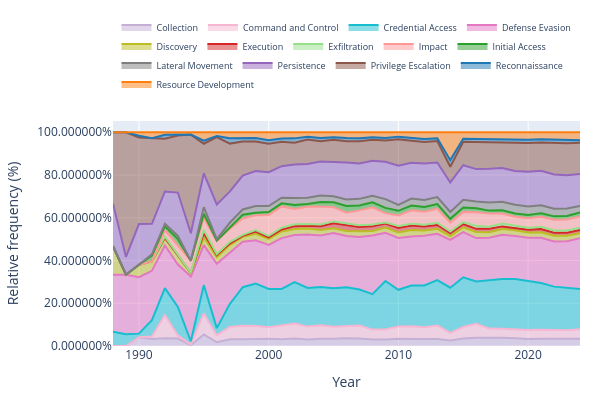

The code cell stored with this chart in its notebook:
### Markdown cell above
### A.3.3 ATT&CK technique distribution within CVEs over the years

### Code cell
import pandas as pd
import numpy as np
import plotly.express as px
import ast

# Assume the dataframe 'df' is already loaded and prepared

# Step 1: Check and ensure attack_tactic column contains lists
def ensure_list_format(x):
    if isinstance(x, str):
        try:
            return ast.literal_eval(x)
        except (ValueError, SyntaxError):
            return x  # Return as-is if it's already a valid string or list
    elif isinstance(x, list):
        return x  # Return as-is if it's already a list
    else:
        return np.nan  # Set invalid values to NaN

df['attack_tactic'] = df['attack_tactic'].apply(ensure_list_format)

# Step 2: Drop rows with NaN in attack_tactic and make a copy to avoid the SettingWithCopyWarning
df_non_null = df.dropna(subset=['attack_tactic']).copy()

# Step 3: Extract the year from the published_date column using .loc[] to avoid the warning
df_non_null.loc[:, 'published_year'] = pd.to_datetime(df_non_null['published_date']).dt.year

# Step 4: Explode the attack_tactic list into separate rows to count each tactic per year
df_exploded = df_non_null.explode('attack_tactic')

# Step 4: Create the mapping between dataset format and the ATT&CK kill chain
tactic_mapping = {
    'reconnaissance': 'Reconnaissance',
    'resource-development': 'Resource Development',
    'initial-access': 'Initial Access',
    'execution': 'Execution',
    'persistence': 'Persistence',
    'privilege-escalation': 'Privilege Escalation',
    'defense-evasion': 'Defense Evasion',
    'credential-access': 'Credential Access',
    'discovery': 'Discovery',
    'lateral-movement': 'Lateral Movement',
    'collection': 'Collection',
    'command-and-control': 'Command and Control',
    'exfiltration': 'Exfiltration',
    'impact': 'Impact'
}

# Step 5: Translate the attack_tactic values using the mapping and filter only mapped values
df_exploded['attack_tactic_translated'] = df_exploded['attack_tactic'].map(tactic_mapping)
df_exploded = df_exploded.dropna(subset=['attack_tactic_translated'])

# Step 6: Group the data by year and translated attack_tactic, and count occurrences
tactic_by_year = df_exploded.groupby(['published_year', 'attack_tactic_translated']).size().reset_index(name='count')

# Step 7: Pivot the data so that each column represents an attack tactic, and each row represents a year
pivot_tactic_year = tactic_by_year.pivot(index='published_year', columns='attack_tactic_translated', values='count').fillna(0)

# Step 8: Normalize the data by year to calculate the relative amount of each attack tactic (in percentage)
pivot_tactic_year_normalized = pivot_tactic_year.div(pivot_tactic_year.sum(axis=1), axis=0).fillna(0)  # Multiply by 100 to get percentage values

color_discrete_map = {
    'Reconnaissance': '#1f77b4',  # Muted Blue
    'Resource Development': '#ff7f0e',  # Orange
    'Initial Access': '#2ca02c',  # Green
    'Execution': '#d62728',  # Red
    'Persistence': '#9467bd',  # Purple
    'Privilege Escalation': '#8c564b',  # Brown
    'Defense Evasion': '#e377c2',  # Pink
    'Credential Access': '#17becf',  # Teal
    'Discovery': '#bcbd22',  # Olive Yellow
    'Lateral Movement': '#7f7f7f',  # Dark Gray
    'Collection': '#c5b0d5',  # Light Purple
    'Command and Control': '#f7b6d2',  # Light Pink
    'Exfiltration': '#98df8a',  # Light Green
    'Impact': '#ff9896',  # Coral Red
}

# Step 9: Plot a Streamgraph using Plotly with distinct colors for each tactic
fig = px.area(
    pivot_tactic_year_normalized,
    x=pivot_tactic_year_normalized.index,
    y=pivot_tactic_year_normalized.columns,
    labels={
        "value": "Relative frequency (%)",  # Update label to show percentage
        "published_year": "Year",
        "attack_tactic_translated": ""
    },
    color_discrete_map=color_discrete_map
)

# Update layout to remove the legend title and position the legend above the figure
fig.update_layout(
    showlegend=True,
    legend=dict(
        orientation="h",
        yanchor="bottom",
        y=1.1,  # Position the legend above the figure
        xanchor="center",
        x=0.5,
        font=dict(size=9)  # Set the font size for the legend

    ),
    width=600,
    height=400,
    title={'x': 0.5},  # Center the title
    margin=dict(l=20, r=20, t=60, b=20),  # Adjust margins for better spacing
    yaxis_tickformat='%',  # Set y-axis to show percentage
)
# Display the Streamgraph
fig.show()

### Figure 1 — Plotly figure (JSON) as saved in the notebook; plotly's stock layout.template omitted (floating-point values rounded to 4 significant figures)
{"data": [{"fillpattern": {"shape": ""}, "hovertemplate": "=Collection<br>Year=%{x}<br>Relative frequency (%)=%{y}<extra></extra>", "legendgroup": "Collection", "line": {"color": "#c5b0d5"}, "marker": {"symbol": "circle"}, "mode": "lines", "name": "Collection", "orientation": "v", "showlegend": true, "stackgroup": "1", "type": "scatter", "x": [1988, 1989, 1990, 1991, 1992, 1993, 1994, 1995, 1996, 1997, 1998, 1999, 2000, 2001, 2002, 2003, 2004, 2005, 2006, 2007, 2008, 2009, 2010, 2011, 2012, 2013, 2014, 2015, 2016, 2017, 2018, 2019, 2020, 2021, 2022, 2023, 2024], "xaxis": "x", "y": [0, 0, 0.04132, 0.03297, 0.03614, 0.03465, 0.00369, 0.05367, 0.0176, 0.03119, 0.03205, 0.0343, 0.0338, 0.03189, 0.03454, 0.03024, 0.03393, 0.03406, 0.03665, 0.03557, 0.03006, 0.03091, 0.0344, 0.0322, 0.03202, 0.03316, 0.02538, 0.03514, 0.03816, 0.03982, 0.03839, 0.03579, 0.03217, 0.03377, 0.0334, 0.03317, 0.03395], "yaxis": "y"}, {"fillpattern": {"shape": ""}, "hovertemplate": "=Command and Control<br>Year=%{x}<br>Relative frequency (%)=%{y}<extra></extra>", "legendgroup": "Command and Control", "line": {"color": "#f7b6d2"}, "marker": {"symbol": "circle"}, "mode": "lines", "name": "Command and Control", "orientation": "v", "showlegend": true, "stackgroup": "1", "type": "scatter", "x": [1988, 1989, 1990, 1991, 1992, 1993, 1994, 1995, 1996, 1997, 1998, 1999, 2000, 2001, 2002, 2003, 2004, 2005, 2006, 2007, 2008, 2009, 2010, 2011, 2012, 2013, 2014, 2015, 2016, 2017, 2018, 2019, 2020, 2021, 2022, 2023, 2024], "xaxis": "x", "y": [0, 0, 0, 0.01099, 0.1084, 0.01485, 0.00369, 0.09887, 0.0319, 0.05788, 0.06233, 0.05955, 0.0542, 0.06373, 0.0705, 0.06047, 0.06267, 0.05568, 0.05701, 0.05998, 0.04668, 0.04599, 0.05739, 0.06009, 0.05583, 0.06254, 0.03637, 0.05383, 0.06537, 0.04152, 0.04233, 0.04069, 0.043, 0.04172, 0.0397, 0.0402, 0.04434], "yaxis": "y"}, {"fillpattern": {"shape": ""}, "hovertemplate": "=Credential Access<br>Year=%{x}<br>Relative frequency (%)=%{y}<extra></extra>", "legendgroup": "Credential Access", "line": {"color": "#17becf"}, "marker": {"symbol": "circle"}, "mode": "lines", "name": "Credential Access", "orientation": "v", "showlegend": true, "stackgroup": "1", "type": "scatter", "x": [1988, 1989, 1990, 1991, 1992, 1993, 1994, 1995, 1996, 1997, 1998, 1999, 2000, 2001, 2002, 2003, 2004, 2005, 2006, 2007, 2008, 2009, 2010, 2011, 2012, 2013, 2014, 2015, 2016, 2017, 2018, 2019, 2020, 2021, 2022, 2023, 2024], "xaxis": "x", "y": [0.06667, 0.05556, 0.01653, 0.07692, 0.1265, 0.1337, 0.01476, 0.1328, 0.0341, 0.1071, 0.1805, 0.1981, 0.179, 0.1715, 0.1939, 0.181, 0.18, 0.1809, 0.1811, 0.1684, 0.1656, 0.2275, 0.1712, 0.191, 0.1953, 0.2123, 0.211, 0.2323, 0.1982, 0.2267, 0.2332, 0.2374, 0.2294, 0.2193, 0.2046, 0.2002, 0.1881], "yaxis": "y"}, {"fillpattern": {"shape": ""}, "hovertemplate": "=Defense Evasion<br>Year=%{x}<br>Relative frequency (%)=%{y}<extra></extra>", "legendgroup": "Defense Evasion", "line": {"color": "#e377c2"}, "marker": {"symbol": "circle"}, "mode": "lines", "name": "Defense Evasion", "orientation": "v", "showlegend": true, "stackgroup": "1", "type": "scatter", "x": [1988, 1989, 1990, 1991, 1992, 1993, 1994, 1995, 1996, 1997, 1998, 1999, 2000, 2001, 2002, 2003, 2004, 2005, 2006, 2007, 2008, 2009, 2010, 2011, 2012, 2013, 2014, 2015, 2016, 2017, 2018, 2019, 2020, 2021, 2022, 2023, 2024], "xaxis": "x", "y": [0.2667, 0.2778, 0.2645, 0.2308, 0.1988, 0.198, 0.3026, 0.1864, 0.3014, 0.2418, 0.2126, 0.2022, 0.2062, 0.2378, 0.2203, 0.2501, 0.2403, 0.2576, 0.2397, 0.2464, 0.2748, 0.2255, 0.2424, 0.2291, 0.233, 0.217, 0.2239, 0.2113, 0.2032, 0.1983, 0.2068, 0.2004, 0.2014, 0.2117, 0.2114, 0.2169, 0.2374], "yaxis": "y"}, {"fillpattern": {"shape": ""}, "hovertemplate": "=Discovery<br>Year=%{x}<br>Relative frequency (%)=%{y}<extra></extra>", "legendgroup": "Discovery", "line": {"color": "#bcbd22"}, "marker": {"symbol": "circle"}, "mode": "lines", "name": "Discovery", "orientation": "v", "showlegend": true, "stackgroup": "1", "type": "scatter", "x": [1988, 1989, 1990, 1991, 1992, 1993, 1994, 1995, 1996, 1997, 1998, 1999, 2000, 2001, 2002, 2003, 2004, 2005, 2006, 2007, 2008, 2009, 2010, 2011, 2012, 2013, 2014, 2015, 2016, 2017, 2018, 2019, 2020, 2021, 2022, 2023, 2024], "xaxis": "x", "y": [0.1333, 0, 0.05785, 0.04396, 0.03614, 0.04455, 0.01476, 0.03672, 0.0308, 0.03441, 0.02323, 0.03054, 0.02767, 0.03087, 0.02778, 0.02738, 0.02634, 0.02303, 0.02358, 0.02586, 0.02089, 0.02461, 0.02523, 0.02979, 0.02397, 0.02343, 0.01763, 0.02304, 0.02873, 0.02551, 0.02663, 0.02758, 0.0249, 0.02552, 0.02676, 0.02573, 0.02418], "yaxis": "y"}, {"fillpattern": {"shape": ""}, "hovertemplate": "=Execution<br>Year=%{x}<br>Relative frequency (%)=%{y}<extra></extra>", "legendgroup": "Execution", "line": {"color": "#d62728"}, "marker": {"symbol": "circle"}, "mode": "lines", "name": "Execution", "orientation": "v", "showlegend": true, "stackgroup": "1", "type": "scatter", "x": [1988, 1989, 1990, 1991, 1992, 1993, 1994, 1995, 1996, 1997, 1998, 1999, 2000, 2001, 2002, 2003, 2004, 2005, 2006, 2007, 2008, 2009, 2010, 2011, 2012, 2013, 2014, 2015, 2016, 2017, 2018, 2019, 2020, 2021, 2022, 2023, 2024], "xaxis": "x", "y": [0, 0, 0, 0, 0, 0, 0.00369, 0.01977, 0.008801, 0.006752, 0.00441, 0.01039, 0.007661, 0.009647, 0.01368, 0.01357, 0.01704, 0.0228, 0.02673, 0.02038, 0.02162, 0.01848, 0.02198, 0.02146, 0.01848, 0.01761, 0.0138, 0.01451, 0.01444, 0.01686, 0.01221, 0.01144, 0.01301, 0.01541, 0.01434, 0.01413, 0.01464], "yaxis": "y"}, {"fillpattern": {"shape": ""}, "hovertemplate": "=Exfiltration<br>Year=%{x}<br>Relative frequency (%)=%{y}<extra></extra>", "legendgroup": "Exfiltration", "line": {"color": "#98df8a"}, "marker": {"symbol": "circle"}, "mode": "lines", "name": "Exfiltration", "orientation": "v", "showlegend": true, "stackgroup": "1", "type": "scatter", "x": [1988, 1989, 1990, 1991, 1992, 1993, 1994, 1995, 1996, 1997, 1998, 1999, 2000, 2001, 2002, 2003, 2004, 2005, 2006, 2007, 2008, 2009, 2010, 2011, 2012, 2013, 2014, 2015, 2016, 2017, 2018, 2019, 2020, 2021, 2022, 2023, 2024], "xaxis": "x", "y": [0, 0, 0, 0, 0.006024, 0, 0, 0.01412, 0.005501, 0.007074, 0.004999, 0.007343, 0.006224, 0.007898, 0.008344, 0.008015, 0.008442, 0.008816, 0.00786, 0.007865, 0.009135, 0.00481, 0.008384, 0.007754, 0.008671, 0.01013, 0.006881, 0.009155, 0.01387, 0.009489, 0.01326, 0.01081, 0.009505, 0.01023, 0.01044, 0.009688, 0.01084], "yaxis": "y"}, {"fillpattern": {"shape": ""}, "hovertemplate": "=Impact<br>Year=%{x}<br>Relative frequency (%)=%{y}<extra></extra>", "legendgroup": "Impact", "line": {"color": "#ff9896"}, "marker": {"symbol": "circle"}, "mode": "lines", "name": "Impact", "orientation": "v", "showlegend": true, "stackgroup": "1", "type": "scatter", "x": [1988, 1989, 1990, 1991, 1992, 1993, 1994, 1995, 1996, 1997, 1998, 1999, 2000, 2001, 2002, 2003, 2004, 2005, 2006, 2007, 2008, 2009, 2010, 2011, 2012, 2013, 2014, 2015, 2016, 2017, 2018, 2019, 2020, 2021, 2022, 2023, 2024], "xaxis": "x", "y": [0, 0, 0, 0, 0.03012, 0.04455, 0.05535, 0.0565, 0.06051, 0.06174, 0.07645, 0.06931, 0.09844, 0.09978, 0.07193, 0.08047, 0.08452, 0.06656, 0.05102, 0.07, 0.08022, 0.04388, 0.04921, 0.06312, 0.0607, 0.06611, 0.04168, 0.0482, 0.06427, 0.06119, 0.04674, 0.04021, 0.04446, 0.04737, 0.05023, 0.05224, 0.0521], "yaxis": "y"}, {"fillpattern": {"shape": ""}, "hovertemplate": "=Initial Access<br>Year=%{x}<br>Relative frequency (%)=%{y}<extra></extra>", "legendgroup": "Initial Access", "line": {"color": "#2ca02c"}, "marker": {"symbol": "circle"}, "mode": "lines", "name": "Initial Access", "orientation": "v", "showlegend": true, "stackgroup": "1", "type": "scatter", "x": [1988, 1989, 1990, 1991, 1992, 1993, 1994, 1995, 1996, 1997, 1998, 1999, 2000, 2001, 2002, 2003, 2004, 2005, 2006, 2007, 2008, 2009, 2010, 2011, 2012, 2013, 2014, 2015, 2016, 2017, 2018, 2019, 2020, 2021, 2022, 2023, 2024], "xaxis": "x", "y": [0, 0, 0, 0.02747, 0.01807, 0.0297, 0, 0.01977, 0.0022, 0.006752, 0.01764, 0.012, 0.01369, 0.01417, 0.01859, 0.01286, 0.021, 0.02294, 0.0315, 0.02309, 0.02342, 0.02436, 0.02214, 0.02293, 0.02277, 0.02159, 0.01835, 0.02094, 0.01858, 0.01407, 0.01515, 0.01569, 0.01548, 0.0159, 0.01556, 0.01643, 0.0189], "yaxis": "y"}, {"fillpattern": {"shape": ""}, "hovertemplate": "=Lateral Movement<br>Year=%{x}<br>Relative frequency (%)=%{y}<extra></extra>", "legendgroup": "Lateral Movement", "line": {"color": "#7f7f7f"}, "marker": {"symbol": "circle"}, "mode": "lines", "name": "Lateral Movement", "orientation": "v", "showlegend": true, "stackgroup": "1", "type": "scatter", "x": [1988, 1989, 1990, 1991, 1992, 1993, 1994, 1995, 1996, 1997, 1998, 1999, 2000, 2001, 2002, 2003, 2004, 2005, 2006, 2007, 2008, 2009, 2010, 2011, 2012, 2013, 2014, 2015, 2016, 2017, 2018, 2019, 2020, 2021, 2022, 2023, 2024], "xaxis": "x", "y": [0, 0, 0, 0.005495, 0.01205, 0.01485, 0, 0.03107, 0.006601, 0.02186, 0.0244, 0.03089, 0.02777, 0.02653, 0.03306, 0.02944, 0.03008, 0.02814, 0.03061, 0.03081, 0.03053, 0.04121, 0.02797, 0.03243, 0.03222, 0.03267, 0.032, 0.03539, 0.03164, 0.03848, 0.04045, 0.04123, 0.03908, 0.03785, 0.03592, 0.03507, 0.03111], "yaxis": "y"}, {"fillpattern": {"shape": ""}, "hovertemplate": "=Persistence<br>Year=%{x}<br>Relative frequency (%)=%{y}<extra></extra>", "legendgroup": "Persistence", "line": {"color": "#9467bd"}, "marker": {"symbol": "circle"}, "mode": "lines", "name": "Persistence", "orientation": "v", "showlegend": true, "stackgroup": "1", "type": "scatter", "x": [1988, 1989, 1990, 1991, 1992, 1993, 1994, 1995, 1996, 1997, 1998, 1999, 2000, 2001, 2002, 2003, 2004, 2005, 2006, 2007, 2008, 2009, 2010, 2011, 2012, 2013, 2014, 2015, 2016, 2017, 2018, 2019, 2020, 2021, 2022, 2023, 2024], "xaxis": "x", "y": [0.2, 0.08333, 0.1901, 0.1429, 0.1506, 0.203, 0.1292, 0.1582, 0.1628, 0.1453, 0.1588, 0.1641, 0.1584, 0.1475, 0.1565, 0.1578, 0.1586, 0.1616, 0.173, 0.165, 0.164, 0.1751, 0.1832, 0.1677, 0.171, 0.1618, 0.1382, 0.162, 0.1511, 0.1577, 0.158, 0.1579, 0.1624, 0.1609, 0.1599, 0.1556, 0.1495], "yaxis": "y"}, {"fillpattern": {"shape": ""}, "hovertemplate": "=Privilege Escalation<br>Year=%{x}<br>Relative frequency (%)=%{y}<extra></extra>", "legendgroup": "Privilege Escalation", "line": {"color": "#8c564b"}, "marker": {"symbol": "circle"}, "mode": "lines", "name": "Privilege Escalation", "orientation": "v", "showlegend": true, "stackgroup": "1", "type": "scatter", "x": [1988, 1989, 1990, 1991, 1992, 1993, 1994, 1995, 1996, 1997, 1998, 1999, 2000, 2001, 2002, 2003, 2004, 2005, 2006, 2007, 2008, 2009, 2010, 2011, 2012, 2013, 2014, 2015, 2016, 2017, 2018, 2019, 2020, 2021, 2022, 2023, 2024], "xaxis": "x", "y": [0.3333, 0.5833, 0.405, 0.4011, 0.247, 0.2673, 0.4613, 0.1384, 0.3146, 0.2251, 0.1594, 0.1384, 0.1332, 0.1143, 0.1021, 0.1148, 0.09494, 0.1027, 0.09929, 0.1041, 0.0977, 0.09859, 0.1233, 0.1028, 0.1007, 0.1003, 0.07355, 0.1099, 0.1272, 0.1227, 0.119, 0.1296, 0.1346, 0.1325, 0.1482, 0.1492, 0.1456], "yaxis": "y"}, {"fillpattern": {"shape": ""}, "hovertemplate": "=Reconnaissance<br>Year=%{x}<br>Relative frequency (%)=%{y}<extra></extra>", "legendgroup": "Reconnaissance", "line": {"color": "#1f77b4"}, "marker": {"symbol": "circle"}, "mode": "lines", "name": "Reconnaissance", "orientation": "v", "showlegend": true, "stackgroup": "1", "type": "scatter", "x": [1988, 1989, 1990, 1991, 1992, 1993, 1994, 1995, 1996, 1997, 1998, 1999, 2000, 2001, 2002, 2003, 2004, 2005, 2006, 2007, 2008, 2009, 2010, 2011, 2012, 2013, 2014, 2015, 2016, 2017, 2018, 2019, 2020, 2021, 2022, 2023, 2024], "xaxis": "x", "y": [0, 0, 0.008264, 0, 0.01807, 0.00495, 0, 0.01412, 0.005501, 0.0254, 0.01588, 0.0163, 0.01657, 0.01519, 0.02007, 0.0127, 0.01581, 0.01218, 0.01536, 0.0145, 0.01166, 0.01181, 0.01273, 0.01319, 0.01432, 0.01315, 0.03076, 0.01393, 0.01354, 0.01602, 0.01415, 0.01605, 0.0156, 0.01458, 0.01428, 0.01367, 0.01174], "yaxis": "y"}, {"fillpattern": {"shape": ""}, "hovertemplate": "=Resource Development<br>Year=%{x}<br>Relative frequency (%)=%{y}<extra></extra>", "legendgroup": "Resource Development", "line": {"color": "#ff7f0e"}, "marker": {"symbol": "circle"}, "mode": "lines", "name": "Resource Development", "orientation": "v", "showlegend": true, "stackgroup": "1", "type": "scatter", "x": [1988, 1989, 1990, 1991, 1992, 1993, 1994, 1995, 1996, 1997, 1998, 1999, 2000, 2001, 2002, 2003, 2004, 2005, 2006, 2007, 2008, 2009, 2010, 2011, 2012, 2013, 2014, 2015, 2016, 2017, 2018, 2019, 2020, 2021, 2022, 2023, 2024], "xaxis": "x", "y": [0, 0, 0.01653, 0.02747, 0.01205, 0.009901, 0.01107, 0.03955, 0.0176, 0.02765, 0.02734, 0.0266, 0.03725, 0.02918, 0.02862, 0.02119, 0.02634, 0.02292, 0.02653, 0.02793, 0.02361, 0.02731, 0.02049, 0.02638, 0.03101, 0.02821, 0.1305, 0.03032, 0.03164, 0.03165, 0.03365, 0.03517, 0.03491, 0.03332, 0.03517, 0.03778, 0.03767], "yaxis": "y"}], "layout": {"height": 400, "legend": {"font": {"size": 9}, "orientation": "h", "title": {"text": ""}, "tracegroupgap": 0, "x": 0.5, "xanchor": "center", "y": 1.1, "yanchor": "bottom"}, "margin": {"b": 20, "l": 20, "r": 20, "t": 60}, "showlegend": true, "title": {"x": 0.5}, "width": 600, "xaxis": {"anchor": "y", "autorange": true, "domain": [0, 1], "range": [1988, 2024], "title": {"text": "Year"}, "type": "linear"}, "yaxis": {"anchor": "x", "autorange": true, "domain": [0, 1], "range": [0, 1.053], "tickformat": "%", "title": {"text": "Relative frequency (%)"}, "type": "linear"}}}
